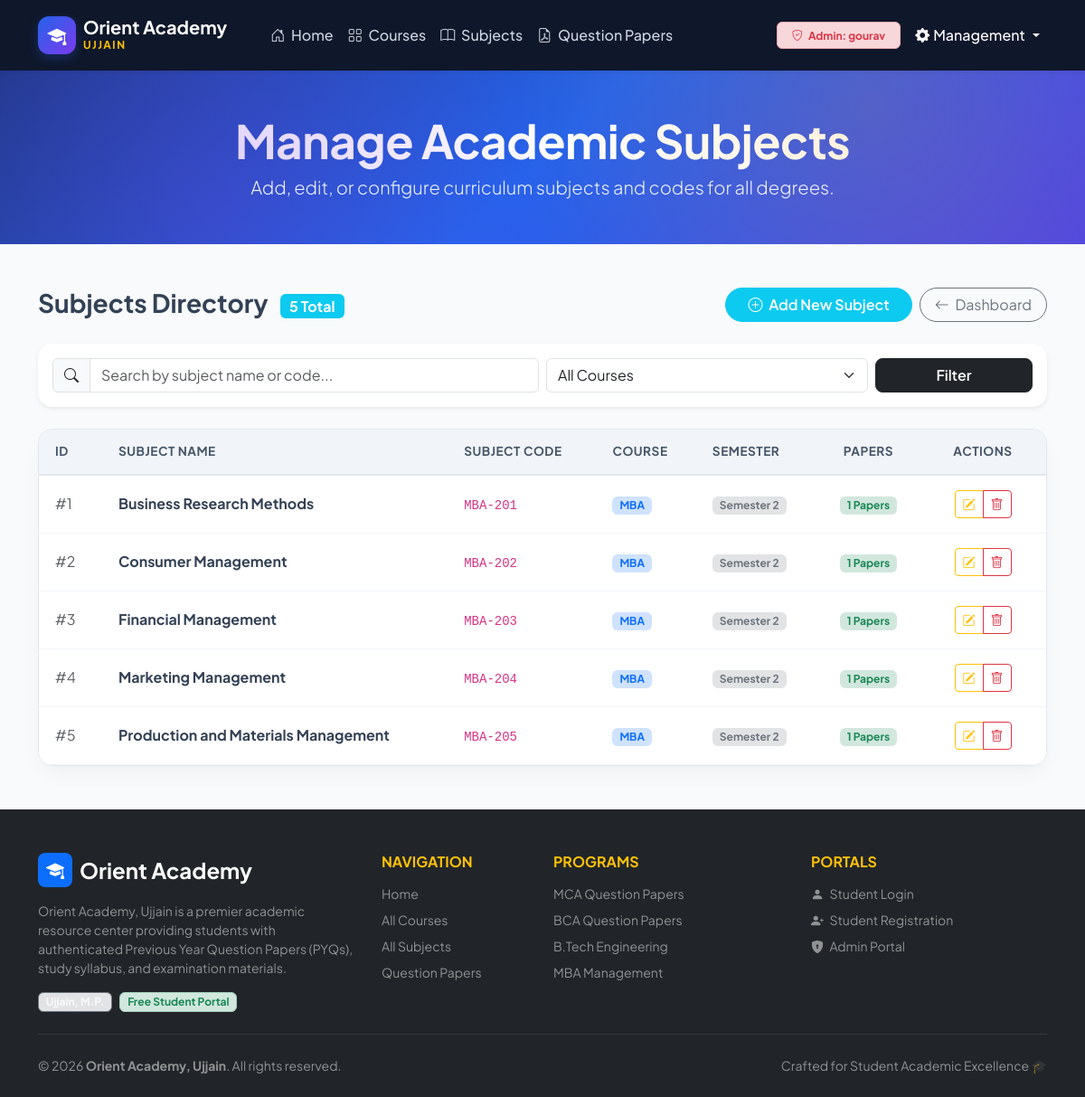
The page /admin/managesubjects.php (signed in) on the database its author committed.
### tables this page shows
CREATE TABLE IF NOT EXISTS `subjects` (
  `id` int(11) NOT NULL,
  `course_id` int(11) DEFAULT NULL,
  `subject_name` varchar(100) DEFAULT NULL,
  `semester` varchar(20) DEFAULT '1',
  `subject_code` varchar(50) DEFAULT NULL
);

CREATE TABLE IF NOT EXISTS `courses` (
  `id` int(11) NOT NULL,
  `course_name` varchar(100) NOT NULL,
  `course_slug` varchar(100) NOT NULL,
  `description` text NOT NULL,
  `icon_class` varchar(50) DEFAULT 'bi-mortarboard-fill',
  `badge_color` varchar(30) DEFAULT 'primary'
);

### admin/managesubjects.php (the view, shortened to what this page needs)
<?php
require_once '../includes/db.php';
$search = isset($_GET['search']) ? trim($_GET['search']) : '';
$sql = "
SELECT
    s.*,
    c.course_name,
    COUNT(p.id) AS total_papers
FROM subjects s
INNER JOIN courses c ON s.course_id = c.id
LEFT JOIN papers p ON s.id = p.subject_id
WHERE 1=1
";
$sql .= " GROUP BY s.id ORDER BY c.course_name ASC, s.semester ASC, s.subject_name ASC";
$result = mysqli_query($conn, $sql);
$totalSubjectsCount = mysqli_fetch_assoc(mysqli_query($conn, "SELECT COUNT(*) AS total FROM subjects"))['total'] ?? 0;
?>
<?php include '../includes/header.php'; ?>
<body>
<?php include '../includes/navbar.php'; ?>
<section class="hero text-center py-5">
    <div class="container">
        <h1 class="fw-bold mb-2">Manage Academic Subjects</h1>
        <p class="lead">Add, edit, or configure curriculum subjects and codes for all degrees.</p>
    </div>
</section>
<section class="container my-5">
    <div class="d-flex justify-content-between align-items-center mb-4 flex-wrap gap-2">
        <div>
            <h3 class="fw-bold mb-1">
                Subjects Directory
                <span class="badge bg-info fs-6 ms-2 align-middle"><?php echo (int)$totalSubjectsCount; ?> Total</span>
            </h3>
        </div>
        <div class="d-flex gap-2">
            <a href="addsubject.php" class="btn btn-info text-white rounded-pill px-4 fw-semibold">
                <i class="bi bi-plus-circle me-1"></i> Add New Subject
            </a>
            <a href="admindashboard.php" class="btn btn-outline-secondary rounded-pill px-3">
                <i class="bi bi-arrow-left me-1"></i> Dashboard
            </a>
        </div>
    </div>
    <div class="card border-0 shadow-sm rounded-4 p-3 mb-4 bg-white">
        <form method="GET" action="managesubjects.php" class="row g-2 align-items-center">
            <div class="col-md-6">
                <div class="input-group">
                    <span class="input-group-text bg-light"><i class="bi bi-search"></i></span>
                    <input type="text"
                           name="search"
                           class="form-control"
                           placeholder="Search by subject name or code..."
                           value="<?php echo htmlspecialchars($search); ?>">
                </div>
            </div>
            <div class="col-md-4">
                <select name="course_id" class="form-select" onchange="this.form.submit()">
                    <option value="">All Courses</option>
                </select>
            </div>
            <div class="col-md-2">
                <button type="submit" class="btn btn-dark w-100 fw-semibold rounded-3">
                    Filter
                </button>
            </div>
        </form>
    </div>
    <div class="custom-table-card">
        <div class="table-responsive">
            <table class="table table-modern align-middle">
                <thead>
                    <tr>
                        <th style="width: 70px;">ID</th>
                        <th>Subject Name</th>
                        <th>Subject Code</th>
                        <th>Course</th>
                        <th>Semester</th>
                        <th class="text-center">Papers</th>
                        <th class="text-center" style="width: 140px;">Actions</th>
                    </tr>
                </thead>
                <tbody>
                    <?php if($result && mysqli_num_rows($result) > 0): ?>
                        <?php while($sub = mysqli_fetch_assoc($result)): ?>
                            <tr>
                                <td><span class="text-muted">#<?php echo $sub['id']; ?></span></td>
                                <td>
                                    <strong><?php echo htmlspecialchars($sub['subject_name']); ?></strong>
                                </td>
                                <td>
                                    <?php if(!empty($sub['subject_code'])): ?>
                                        <code><?php echo htmlspecialchars($sub['subject_code']); ?></code>
                                    <?php else: ?>
                                        <span class="text-muted small">N/A</span>
                                    <?php endif; ?>
                                </td>
                                <td>
                                    <span class="badge bg-primary-subtle text-primary px-2 py-1">
                                        <?php echo htmlspecialchars($sub['course_name']); ?>
                                    </span>
                                </td>
                                <td>
                                    <span class="badge bg-secondary-subtle text-secondary px-2 py-1">
                                        Semester <?php echo htmlspecialchars($sub['semester']); ?>
                                    </span>
                                </td>
                                <td class="text-center">
                                    <a href="managepapers.php?subject_id=<?php echo $sub['id']; ?>" class="badge bg-success-subtle text-success text-decoration-none px-2 py-1">
                                        <?php echo (int)$sub['total_papers']; ?> Papers
                                    </a>
                                </td>
                                <td class="text-center">
                                    <div class="btn-group btn-group-sm">
                                        <a href="editsubject.php?id=<?php echo $sub['id']; ?>"
                                           class="btn btn-outline-warning"
                                           title="Edit Subject">
                                            <i class="bi bi-pencil-square"></i>
                                        </a>
                                        <a href="deletesubject.php?id=<?php echo $sub['id']; ?>"
                                           class="btn btn-outline-danger"
                                           onclick="return confirm('Are you sure you want to delete this subject? All papers under this subject will also be deleted.');"
                                           title="Delete Subject">
                                            <i class="bi bi-trash"></i>
                                        </a>
                                    </div>
                                </td>
                            </tr>
                        <?php endwhile; ?>
                    <?php endif; ?>
                </tbody>
            </table>
        </div>
    </div>
</section>
<?php include '../includes/footer.php'; ?>
</body>
</html>

### assets/css/style.css (style rules this page uses)
:root { --primary-color: #2563eb; --primary-hover: #1d4ed8; --secondary-color: #64748b; --accent-color: #f59e0b; --dark-bg: #0f172a; --light-bg: #f8fafc; --card-shadow: 0 10px 25px -5px rgba(0, 0, 0, 0.05), 0 8px 10px -6px rgba(0, 0, 0, 0.01); --hover-shadow: 0 20px 30px -10px rgba(37, 99, 235, 0.15); --border-radius: 16px; --font-family: 'Plus Jakarta Sans', system-ui, -apple-system, sans-serif; }
html, body { min-height: 100%; }
body { display: flex; flex-direction: column; background-color: var(--light-bg); font-family: var(--font-family); color: #334155; -webkit-font-smoothing: antialiased; }
.hero { background: linear-gradient(135deg, #1e3a8a 0%, #2563eb 50%, #4f46e5 100%); color: #fff; padding: 90px 0 80px; position: relative; overflow: hidden; }
.hero::before { content: ''; position: absolute; top: 0; left: 0; right: 0; bottom: 0; background: radial-gradient(circle at 80% 20%, rgba(245, 158, 11, 0.15), transparent 40%), radial-gradient(circle at 20% 80%, rgba(124, 58, 237, 0.25), transparent 40%); pointer-events: none; }
.hero h1 { font-size: 3.2rem; font-weight: 800; letter-spacing: -0.5px; line-height: 1.15; }
.hero .lead { font-size: 1.25rem; opacity: 0.92; max-width: 750px; margin: 0 auto; }
.custom-table-card { background: #fff; border-radius: var(--border-radius); box-shadow: var(--card-shadow); border: 1px solid #e2e8f0; overflow: hidden; }
.table-modern { margin-bottom: 0; }
.table-modern thead th { background: #f1f5f9; color: #475569; font-weight: 700; font-size: 0.85rem; text-transform: uppercase; letter-spacing: 0.5px; padding: 14px 18px; border-bottom: 2px solid #e2e8f0; }
.table-modern tbody td { padding: 16px 18px; vertical-align: middle; color: #334155; border-bottom: 1px solid #f1f5f9; }

### rows shown on the page
subjects: id "1", subject_name "Business Research Methods", subject_code "MBA-201", course.course_name "MBA", semester "2", total_papers "1"
subjects: id "2", subject_name "Consumer Management", subject_code "MBA-202", course.course_name "MBA", semester "2", total_papers "1"
subjects: id "3", subject_name "Financial Management", subject_code "MBA-203", course.course_name "MBA", semester "2", total_papers "1"
subjects: id "4", subject_name "Marketing Management", subject_code "MBA-204", course.course_name "MBA", semester "2", total_papers "1"
subjects: id "5", subject_name "Production and Materials Management", subject_code "MBA-205", course.course_name "MBA", semester "2", total_papers "1"

### other values the page prints
$_SESSION['admin_username'] "gourav"
$totalSubjectsCount "5"
